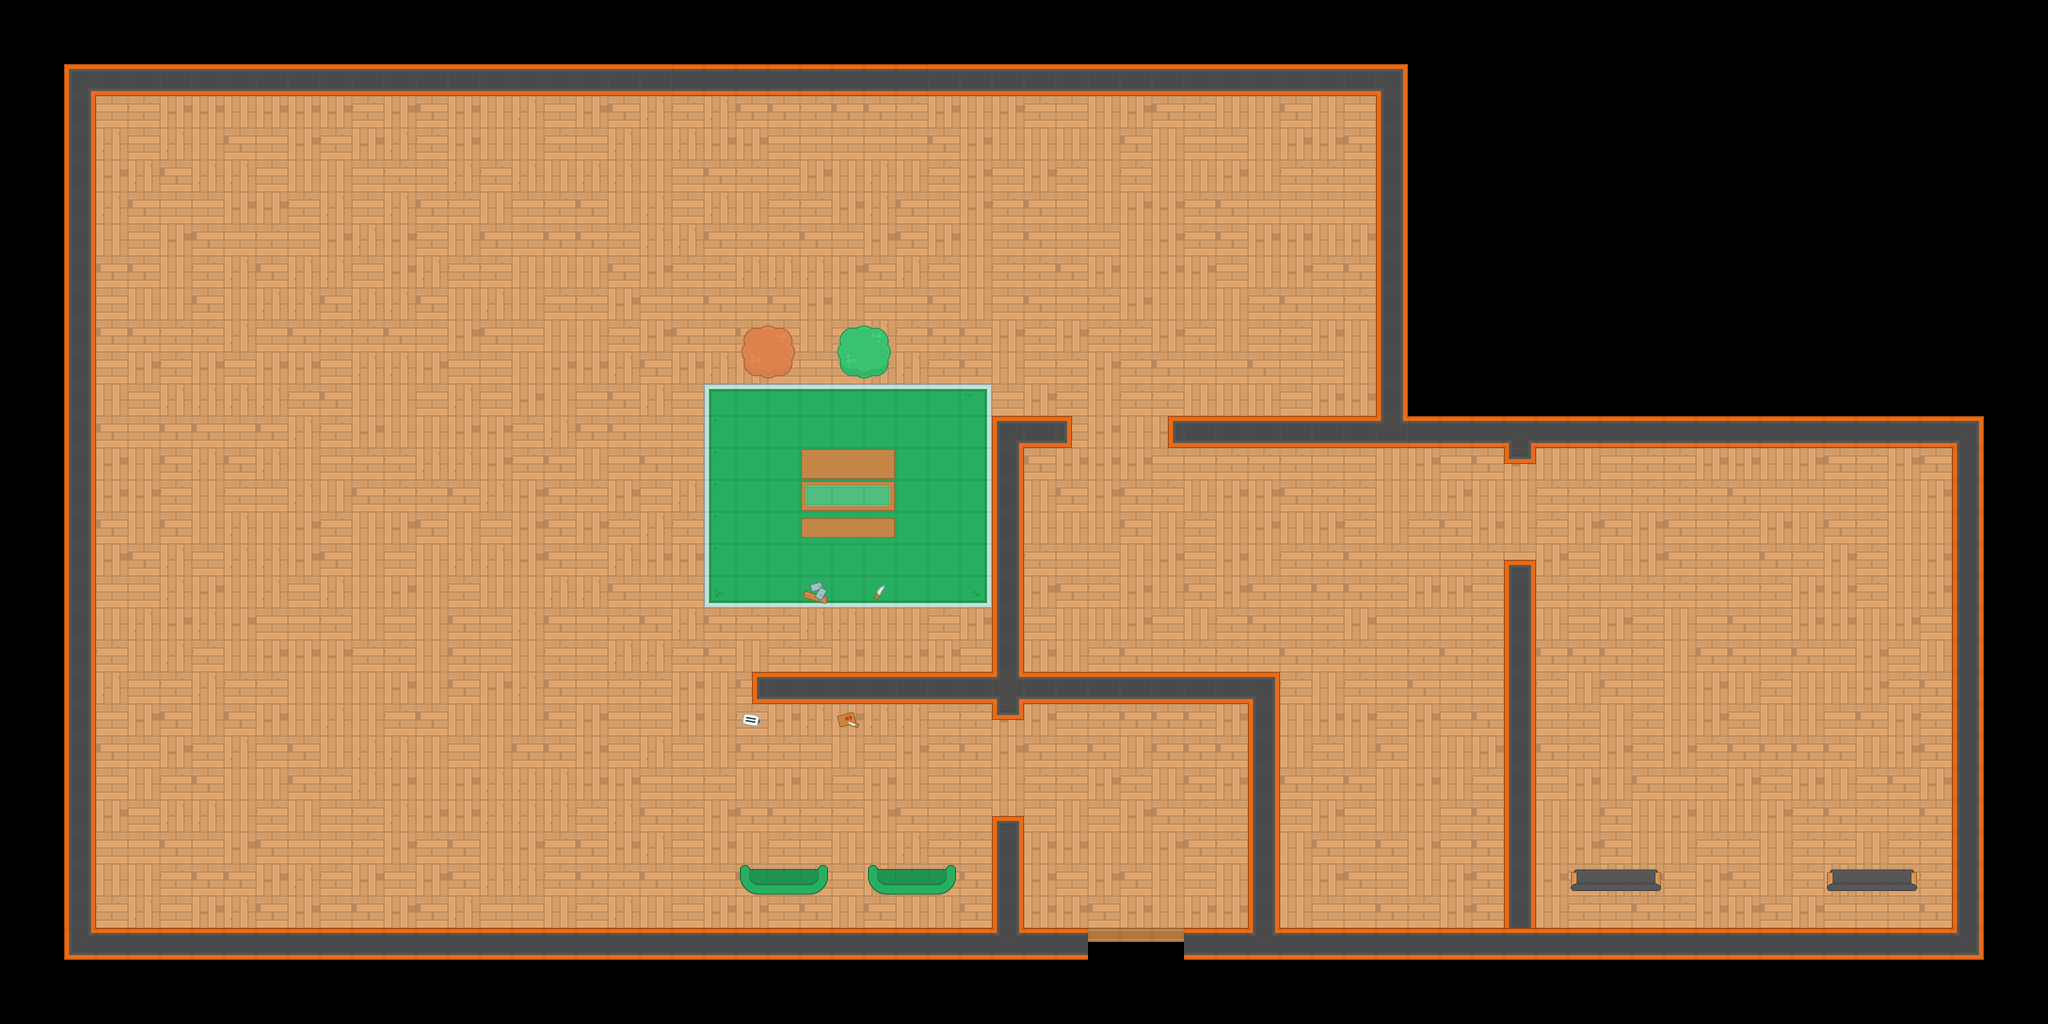

This is a level from a 2D game, rendered from its Tiled map with the project's own tilesets. A one-line summary and the map file follow, with tile-layer data summarised:
An orthogonal 64x32 tile map with 32x32 px tiles, 4 tile layers (floor, bgassets, walls, foregroundassets) and 16 objects.

<map version="1.0" orientation="orthogonal" renderorder="right-down" width="64" height="32" tilewidth="32" tileheight="32" nextobjectid="92">
 <tileset firstgid="1" name="topdown" tilewidth="32" tileheight="32" spacing="5" tilecount="540" columns="27">
  <image source="topdown.png" width="994" height="735" />
 </tileset>
 <layer name="floor" width="64" height="32">
  <data>[2048 cells, 1381 non-empty, 15 distinct tile ids]</data>
 </layer>
 <layer name="bgassets" width="64" height="32">
  <data>[2048 cells, 8 non-empty, 8 distinct tile ids]</data>
 </layer>
 <layer name="walls" width="64" height="32">
  <data>[2048 cells, 252 non-empty, 29 distinct tile ids]</data>
 </layer>
 <layer name="foregroundassets" width="64" height="32">
  <data>[2048 cells, 4 non-empty, 4 distinct tile ids]</data>
 </layer>
 <objectgroup name="caracter">
  <object id="72" gid="485" x="1366.63" y="125.874" width="32" height="32" rotation="-135.319" />
  <object id="73" gid="485" x="780.773" y="753.598" width="32" height="32" rotation="98.716" />
  <object id="74" gid="485" x="1047.39" y="447.415" width="32" height="32" rotation="-221.488" />
  <object id="75" gid="485" x="1929.44" y="493.039" width="32" height="32" rotation="-107.715" />
  <object id="76" gid="485" x="1387.11" y="911.455" width="32" height="32" rotation="-14.2933" />
  <object id="77" gid="485" x="144.584" y="507.692" width="32" height="32" rotation="21.4927" />
  <object id="78" gid="485" x="181.418" y="418.842" width="32" height="32" rotation="-184.313" />
  <object id="79" gid="485" x="136.785" y="100.304" width="32" height="32" rotation="-216.225" />
  <object id="84" gid="458" x="1155.41" y="897.213" width="32" height="32" rotation="-40.1355" />
 </objectgroup>
 <objectgroup name="objects">
  <object id="85" gid="512" x="1136" y="806" width="32" height="32" />
  <object id="86" gid="512" x="1028" y="656" width="32" height="32" />
  <object id="87" gid="512" x="1064" y="658" width="32" height="32" />
  <object id="88" gid="512" x="938" y="660" width="32" height="32" />
  <object id="89" gid="512" x="1276" y="490" width="32" height="32" />
  <object id="90" gid="512" x="1340" y="492" width="32" height="32" />
  <object id="91" gid="512" x="568" y="156" width="32" height="32" />
 </objectgroup>
</map>